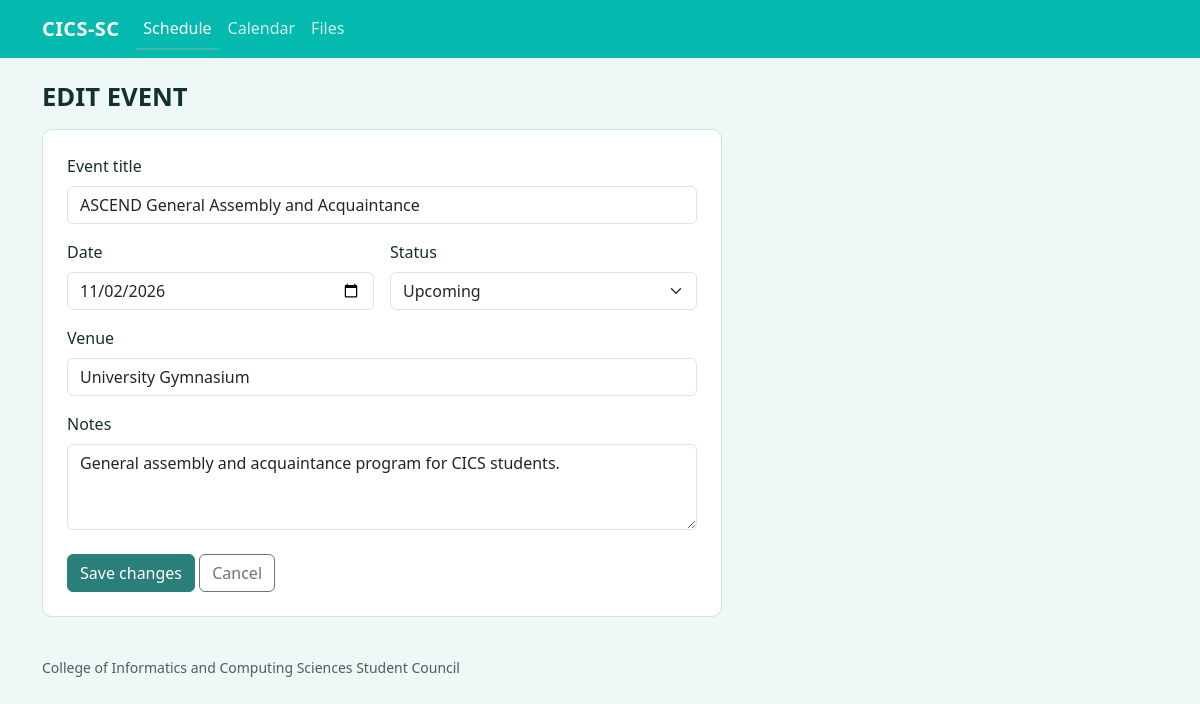
The app's page /event_form.php?id=2 with its own data.
### tables this page shows
CREATE TABLE events (
  id          INT AUTO_INCREMENT PRIMARY KEY,
  title       VARCHAR(100) NOT NULL,
  event_date  DATE         NOT NULL,
  venue       VARCHAR(100) NOT NULL DEFAULT '',
  status      ENUM('Upcoming','Done','Cancelled') NOT NULL DEFAULT 'Upcoming',
  description TEXT,
  created_at  TIMESTAMP    NOT NULL DEFAULT CURRENT_TIMESTAMP
);

### config.php (called while the page is built, shortened)
<?php
$STATUSES   = ['Upcoming', 'Done', 'Cancelled'];
function e($value)
{
    return htmlspecialchars((string)$value, ENT_QUOTES, 'UTF-8');
}

### event_form.php (the view, shortened to what this page needs)
<?php
require 'config.php';
$id    = (int)($_GET['id'] ?? 0);
$event = ['title' => '', 'event_date' => '', 'venue' => '', 'status' => 'Upcoming', 'description' => ''];
if ($id) {
    $stmt = $pdo->prepare('SELECT * FROM events WHERE id = ?');
    $stmt->execute([$id]);
    $event = $stmt->fetch();
} elseif (is_valid_date($_GET['date'] ?? '')) {
    $event['event_date'] = $_GET['date'];
}
$fromCalendar = isset($_GET['date']) || ($_GET['from'] ?? '') === 'calendar';
require 'header.php';
?>
<h1 class="mb-3"><?= $id ? 'Edit event' : 'Add event' ?></h1>
<form method="post" class="panel p-4" style="max-width: 680px">
  <div class="mb-3">
    <label class="form-label" for="title">Event title</label>
    <input class="form-control" id="title" name="title" maxlength="100" required value="<?= e($event['title']) ?>">
  </div>
  <div class="row g-3 mb-3">
    <div class="col-md-6">
      <label class="form-label" for="event_date">Date</label>
      <input class="form-control" type="date" id="event_date" name="event_date" required value="<?= e($event['event_date']) ?>">
    </div>
    <div class="col-md-6">
      <label class="form-label" for="status">Status</label>
      <select class="form-select" id="status" name="status">
        <?php foreach ($STATUSES as $s): ?><option <?= $s === $event['status'] ? 'selected' : '' ?>><?= e($s) ?></option><?php endforeach; ?>
      </select>
    </div>
  </div>
  <div class="mb-3">
    <label class="form-label" for="venue">Venue</label>
    <input class="form-control" id="venue" name="venue" maxlength="100" value="<?= e($event['venue']) ?>">
  </div>
  <div class="mb-4">
    <label class="form-label" for="description">Notes</label>
    <textarea class="form-control" id="description" name="description" rows="3"><?= e($event['description']) ?></textarea>
  </div>
  <button class="btn btn-primary" type="submit"><?= $id ? 'Save changes' : 'Add event' ?></button>
  <a class="btn btn-outline-secondary" href="<?= $fromCalendar ? 'calendar.php' . (is_valid_date($event['event_date']) ? '?m=' . e(substr($event['event_date'], 0, 7)) : '') : 'index.php' ?>">Cancel</a>
</form>
<?php require 'footer.php'; ?>

### style.css (style rules this page uses)
:root { --verdigris: #43B3AE; --primary: #2A7F7A; --deep: #04b9ad; --mist: #EEF8F7; --soft: #D7EFED; --line: #CBE6E4; --ink: #12302E; --muted: #587371; }
body { background: var(--mist); color: var(--ink); }
a { color: var(--primary); }
h1 { font-size: 1.6rem; font-weight: 800; text-transform: uppercase; }
.panel { background: #fff; border: 1px solid var(--line); border-radius: 10px; }
.btn-primary { --bs-btn-bg: var(--primary); --bs-btn-border-color: var(--primary); --bs-btn-hover-bg: var(--deep); --bs-btn-hover-border-color: var(--deep); --bs-btn-active-bg: var(--deep); --bs-btn-active-border-color: var(--deep); --bs-btn-disabled-bg: var(--primary); --bs-btn-disabled-border-color: var(--primary); }

### records on screen
events: title "ASCEND General Assembly and Acquaintance", event_date "11/02/2026", venue "University Gymnasium", description "General assembly and acquaintance program for CICS students."

### other values on screen
form field status "Upcoming"
